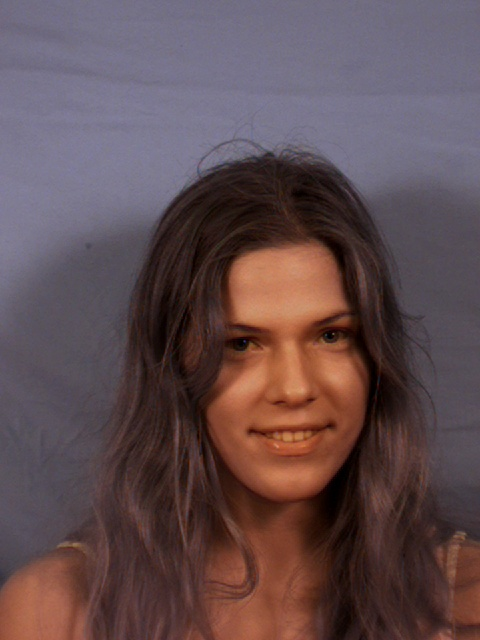
%> input picture small_muct.jpg/i000qa-fn.jpg, 480 x 640 px
$ octave part4.m   (GNU Octave 9; MATLAB toolbox functions it lacks are replaced by stand-ins)
%> lines starting %> are read from the running program, lines starting %| are printed output that depends on the picture
%%clear everything before it is run
clc
clear all
clf

%%image package
pkg load image;

%%read in two images to be blended
A = imread('C:\Users\Katlyn\Documents\GitHub\Prog4\small_muct.jpg/i000qa-fn.jpg');
%> A is the input picture: size 640x480x3 uint8; mean R, G, B 97.1, 76.6, 79.9
B = imread('C:\Users\Katlyn\Documents\GitHub\Prog4\small_muct.jpg/i000qb-fn.jpg');
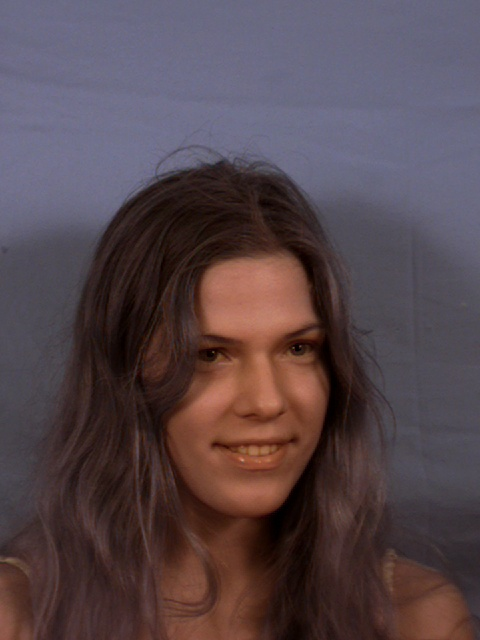
%> input picture small_muct.jpg/i000qb-fn.jpg, 480 x 640 px
%> B is the input picture: size 640x480x3 uint8; mean R, G, B 85.7, 70.1, 75.6

%%create a blended
%%referenced from http://www.mathworks.com/help/images/ref/imfuse.html
C = imfuse(A,B,'blend', 'Scaling', 'joint');
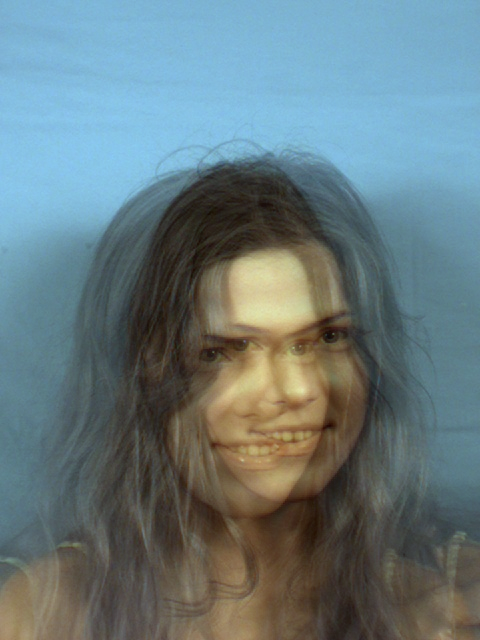
%> C: size 640x480x3 uint8; mean R, G, B 103.8, 122.5, 126.6

%%write the matrix into the file
imwrite(C, 'meshed_image.jpg');

%%display the image
imshow(C);
